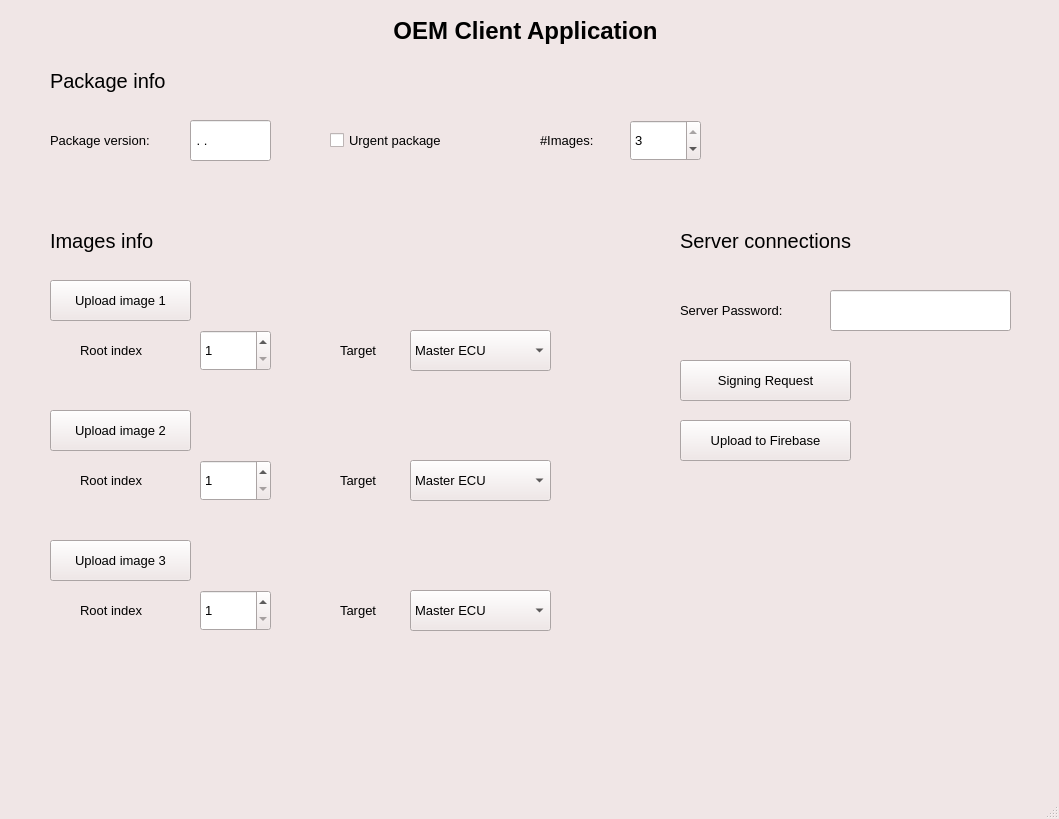
<?xml version="1.0" encoding="UTF-8"?>
<ui version="4.0">
 <class>MainWindow</class>
 <widget class="QMainWindow" name="MainWindow">
  <property name="geometry">
   <rect>
    <x>0</x>
    <y>0</y>
    <width>1059</width>
    <height>819</height>
   </rect>
  </property>
  <property name="palette">
   <palette>
    <active>
     <colorrole role="WindowText">
      <brush brushstyle="SolidPattern">
       <color alpha="255">
        <red>0</red>
        <green>0</green>
        <blue>0</blue>
       </color>
      </brush>
     </colorrole>
     <colorrole role="Button">
      <brush brushstyle="SolidPattern">
       <color alpha="255">
        <red>240</red>
        <green>230</green>
        <blue>230</blue>
       </color>
      </brush>
     </colorrole>
     <colorrole role="Light">
      <brush brushstyle="SolidPattern">
       <color alpha="255">
        <red>255</red>
        <green>255</green>
        <blue>255</blue>
       </color>
      </brush>
     </colorrole>
     <colorrole role="Midlight">
      <brush brushstyle="SolidPattern">
       <color alpha="255">
        <red>247</red>
        <green>242</green>
        <blue>242</blue>
       </color>
      </brush>
     </colorrole>
     <colorrole role="Dark">
      <brush brushstyle="SolidPattern">
       <color alpha="255">
        <red>120</red>
        <green>115</green>
        <blue>115</blue>
       </color>
      </brush>
     </colorrole>
     <colorrole role="Mid">
      <brush brushstyle="SolidPattern">
       <color alpha="255">
        <red>160</red>
        <green>153</green>
        <blue>153</blue>
       </color>
      </brush>
     </colorrole>
     <colorrole role="Text">
      <brush brushstyle="SolidPattern">
       <color alpha="255">
        <red>0</red>
        <green>0</green>
        <blue>0</blue>
       </color>
      </brush>
     </colorrole>
     <colorrole role="BrightText">
      <brush brushstyle="SolidPattern">
       <color alpha="255">
        <red>255</red>
        <green>255</green>
        <blue>255</blue>
       </color>
      </brush>
     </colorrole>
     <colorrole role="ButtonText">
      <brush brushstyle="SolidPattern">
       <color alpha="255">
        <red>0</red>
        <green>0</green>
        <blue>0</blue>
       </color>
      </brush>
     </colorrole>
     <colorrole role="Base">
      <brush brushstyle="SolidPattern">
       <color alpha="255">
        <red>255</red>
        <green>255</green>
        <blue>255</blue>
       </color>
      </brush>
     </colorrole>
     <colorrole role="Window">
      <brush brushstyle="SolidPattern">
       <color alpha="255">
        <red>240</red>
        <green>230</green>
        <blue>230</blue>
       </color>
      </brush>
     </colorrole>
     <colorrole role="Shadow">
      <brush brushstyle="SolidPattern">
       <color alpha="255">
        <red>0</red>
        <green>0</green>
        <blue>0</blue>
       </color>
      </brush>
     </colorrole>
     <colorrole role="AlternateBase">
      <brush brushstyle="SolidPattern">
       <color alpha="255">
        <red>247</red>
        <green>242</green>
        <blue>242</blue>
       </color>
      </brush>
     </colorrole>
     <colorrole role="ToolTipBase">
      <brush brushstyle="SolidPattern">
       <color alpha="255">
        <red>255</red>
        <green>255</green>
        <blue>220</blue>
       </color>
      </brush>
     </colorrole>
     <colorrole role="ToolTipText">
      <brush brushstyle="SolidPattern">
       <color alpha="255">
        <red>0</red>
        <green>0</green>
        <blue>0</blue>
       </color>
      </brush>
     </colorrole>
     <colorrole role="PlaceholderText">
      <brush brushstyle="SolidPattern">
       <color alpha="128">
        <red>0</red>
        <green>0</green>
        <blue>0</blue>
       </color>
      </brush>
     </colorrole>
    </active>
    <inactive>
     <colorrole role="WindowText">
      <brush brushstyle="SolidPattern">
       <color alpha="255">
        <red>0</red>
        <green>0</green>
        <blue>0</blue>
       </color>
      </brush>
     </colorrole>
     <colorrole role="Button">
      <brush brushstyle="SolidPattern">
       <color alpha="255">
        <red>240</red>
        <green>230</green>
        <blue>230</blue>
       </color>
      </brush>
     </colorrole>
     <colorrole role="Light">
      <brush brushstyle="SolidPattern">
       <color alpha="255">
        <red>255</red>
        <green>255</green>
        <blue>255</blue>
       </color>
      </brush>
     </colorrole>
     <colorrole role="Midlight">
      <brush brushstyle="SolidPattern">
       <color alpha="255">
        <red>247</red>
        <green>242</green>
        <blue>242</blue>
       </color>
      </brush>
     </colorrole>
     <colorrole role="Dark">
      <brush brushstyle="SolidPattern">
       <color alpha="255">
        <red>120</red>
        <green>115</green>
        <blue>115</blue>
       </color>
      </brush>
     </colorrole>
     <colorrole role="Mid">
      <brush brushstyle="SolidPattern">
       <color alpha="255">
        <red>160</red>
        <green>153</green>
        <blue>153</blue>
       </color>
      </brush>
     </colorrole>
     <colorrole role="Text">
      <brush brushstyle="SolidPattern">
       <color alpha="255">
        <red>0</red>
        <green>0</green>
        <blue>0</blue>
       </color>
      </brush>
     </colorrole>
     <colorrole role="BrightText">
      <brush brushstyle="SolidPattern">
       <color alpha="255">
        <red>255</red>
        <green>255</green>
        <blue>255</blue>
       </color>
      </brush>
     </colorrole>
     <colorrole role="ButtonText">
      <brush brushstyle="SolidPattern">
       <color alpha="255">
        <red>0</red>
        <green>0</green>
        <blue>0</blue>
       </color>
      </brush>
     </colorrole>
     <colorrole role="Base">
      <brush brushstyle="SolidPattern">
       <color alpha="255">
        <red>255</red>
        <green>255</green>
        <blue>255</blue>
       </color>
      </brush>
     </colorrole>
     <colorrole role="Window">
      <brush brushstyle="SolidPattern">
       <color alpha="255">
        <red>240</red>
        <green>230</green>
        <blue>230</blue>
       </color>
      </brush>
     </colorrole>
     <colorrole role="Shadow">
      <brush brushstyle="SolidPattern">
       <color alpha="255">
        <red>0</red>
        <green>0</green>
        <blue>0</blue>
       </color>
      </brush>
     </colorrole>
     <colorrole role="AlternateBase">
      <brush brushstyle="SolidPattern">
       <color alpha="255">
        <red>247</red>
        <green>242</green>
        <blue>242</blue>
       </color>
      </brush>
     </colorrole>
     <colorrole role="ToolTipBase">
      <brush brushstyle="SolidPattern">
       <color alpha="255">
        <red>255</red>
        <green>255</green>
        <blue>220</blue>
       </color>
      </brush>
     </colorrole>
     <colorrole role="ToolTipText">
      <brush brushstyle="SolidPattern">
       <color alpha="255">
        <red>0</red>
        <green>0</green>
        <blue>0</blue>
       </color>
      </brush>
     </colorrole>
     <colorrole role="PlaceholderText">
      <brush brushstyle="SolidPattern">
       <color alpha="128">
        <red>0</red>
        <green>0</green>
        <blue>0</blue>
       </color>
      </brush>
     </colorrole>
    </inactive>
    <disabled>
     <colorrole role="WindowText">
      <brush brushstyle="SolidPattern">
       <color alpha="255">
        <red>120</red>
        <green>115</green>
        <blue>115</blue>
       </color>
      </brush>
     </colorrole>
     <colorrole role="Button">
      <brush brushstyle="SolidPattern">
       <color alpha="255">
        <red>240</red>
        <green>230</green>
        <blue>230</blue>
       </color>
      </brush>
     </colorrole>
     <colorrole role="Light">
      <brush brushstyle="SolidPattern">
       <color alpha="255">
        <red>255</red>
        <green>255</green>
        <blue>255</blue>
       </color>
      </brush>
     </colorrole>
     <colorrole role="Midlight">
      <brush brushstyle="SolidPattern">
       <color alpha="255">
        <red>247</red>
        <green>242</green>
        <blue>242</blue>
       </color>
      </brush>
     </colorrole>
     <colorrole role="Dark">
      <brush brushstyle="SolidPattern">
       <color alpha="255">
        <red>120</red>
        <green>115</green>
        <blue>115</blue>
       </color>
      </brush>
     </colorrole>
     <colorrole role="Mid">
      <brush brushstyle="SolidPattern">
       <color alpha="255">
        <red>160</red>
        <green>153</green>
        <blue>153</blue>
       </color>
      </brush>
     </colorrole>
     <colorrole role="Text">
      <brush brushstyle="SolidPattern">
       <color alpha="255">
        <red>120</red>
        <green>115</green>
        <blue>115</blue>
       </color>
      </brush>
     </colorrole>
     <colorrole role="BrightText">
      <brush brushstyle="SolidPattern">
       <color alpha="255">
        <red>255</red>
        <green>255</green>
        <blue>255</blue>
       </color>
      </brush>
     </colorrole>
     <colorrole role="ButtonText">
      <brush brushstyle="SolidPattern">
       <color alpha="255">
        <red>120</red>
        <green>115</green>
        <blue>115</blue>
       </color>
      </brush>
     </colorrole>
     <colorrole role="Base">
      <brush brushstyle="SolidPattern">
       <color alpha="255">
        <red>240</red>
        <green>230</green>
        <blue>230</blue>
       </color>
      </brush>
     </colorrole>
     <colorrole role="Window">
      <brush brushstyle="SolidPattern">
       <color alpha="255">
        <red>240</red>
        <green>230</green>
        <blue>230</blue>
       </color>
      </brush>
     </colorrole>
     <colorrole role="Shadow">
      <brush brushstyle="SolidPattern">
       <color alpha="255">
        <red>0</red>
        <green>0</green>
        <blue>0</blue>
       </color>
      </brush>
     </colorrole>
     <colorrole role="AlternateBase">
      <brush brushstyle="SolidPattern">
       <color alpha="255">
        <red>240</red>
        <green>230</green>
        <blue>230</blue>
       </color>
      </brush>
     </colorrole>
     <colorrole role="ToolTipBase">
      <brush brushstyle="SolidPattern">
       <color alpha="255">
        <red>255</red>
        <green>255</green>
        <blue>220</blue>
       </color>
      </brush>
     </colorrole>
     <colorrole role="ToolTipText">
      <brush brushstyle="SolidPattern">
       <color alpha="255">
        <red>0</red>
        <green>0</green>
        <blue>0</blue>
       </color>
      </brush>
     </colorrole>
     <colorrole role="PlaceholderText">
      <brush brushstyle="SolidPattern">
       <color alpha="128">
        <red>0</red>
        <green>0</green>
        <blue>0</blue>
       </color>
      </brush>
     </colorrole>
    </disabled>
   </palette>
  </property>
  <property name="font">
   <font>
    <pointsize>10</pointsize>
   </font>
  </property>
  <property name="windowTitle">
   <string>OTA-Application</string>
  </property>
  <widget class="QWidget" name="centralwidget">
   <widget class="QLabel" name="header">
    <property name="geometry">
     <rect>
      <x>10</x>
      <y>10</y>
      <width>1031</width>
      <height>41</height>
     </rect>
    </property>
    <property name="font">
     <font>
      <pointsize>18</pointsize>
      <weight>75</weight>
      <bold>true</bold>
     </font>
    </property>
    <property name="text">
     <string>OEM Client Application</string>
    </property>
    <property name="alignment">
     <set>Qt::AlignCenter</set>
    </property>
   </widget>
   <widget class="QLabel" name="label">
    <property name="geometry">
     <rect>
      <x>50</x>
      <y>130</y>
      <width>131</width>
      <height>21</height>
     </rect>
    </property>
    <property name="font">
     <font>
      <pointsize>10</pointsize>
     </font>
    </property>
    <property name="text">
     <string>Package version:</string>
    </property>
   </widget>
   <widget class="QCheckBox" name="urgency">
    <property name="geometry">
     <rect>
      <x>330</x>
      <y>120</y>
      <width>141</width>
      <height>41</height>
     </rect>
    </property>
    <property name="text">
     <string>Urgent package</string>
    </property>
   </widget>
   <widget class="QPushButton" name="image_file_1">
    <property name="geometry">
     <rect>
      <x>50</x>
      <y>280</y>
      <width>141</width>
      <height>41</height>
     </rect>
    </property>
    <property name="text">
     <string>Upload image 1</string>
    </property>
   </widget>
   <widget class="QLabel" name="image_path_1">
    <property name="geometry">
     <rect>
      <x>200</x>
      <y>280</y>
      <width>351</width>
      <height>41</height>
     </rect>
    </property>
    <property name="font">
     <font>
      <pointsize>8</pointsize>
     </font>
    </property>
    <property name="text">
     <string/>
    </property>
   </widget>
   <widget class="QLabel" name="label_6">
    <property name="geometry">
     <rect>
      <x>80</x>
      <y>340</y>
      <width>91</width>
      <height>21</height>
     </rect>
    </property>
    <property name="font">
     <font>
      <pointsize>10</pointsize>
     </font>
    </property>
    <property name="text">
     <string>Root index</string>
    </property>
   </widget>
   <widget class="QSpinBox" name="image_root_index_1">
    <property name="geometry">
     <rect>
      <x>200</x>
      <y>330</y>
      <width>71</width>
      <height>41</height>
     </rect>
    </property>
    <property name="minimum">
     <number>1</number>
    </property>
    <property name="maximum">
     <number>2</number>
    </property>
    <property name="value">
     <number>1</number>
    </property>
   </widget>
   <widget class="QComboBox" name="image_target_1">
    <property name="geometry">
     <rect>
      <x>410</x>
      <y>330</y>
      <width>141</width>
      <height>41</height>
     </rect>
    </property>
    <item>
     <property name="text">
      <string>Master ECU</string>
     </property>
    </item>
    <item>
     <property name="text">
      <string>Target 1</string>
     </property>
    </item>
    <item>
     <property name="text">
      <string>Target 2</string>
     </property>
    </item>
   </widget>
   <widget class="QLabel" name="label_8">
    <property name="geometry">
     <rect>
      <x>340</x>
      <y>340</y>
      <width>61</width>
      <height>21</height>
     </rect>
    </property>
    <property name="font">
     <font>
      <pointsize>10</pointsize>
     </font>
    </property>
    <property name="text">
     <string>Target</string>
    </property>
   </widget>
   <widget class="QLabel" name="label_9">
    <property name="geometry">
     <rect>
      <x>80</x>
      <y>470</y>
      <width>91</width>
      <height>21</height>
     </rect>
    </property>
    <property name="font">
     <font>
      <pointsize>10</pointsize>
     </font>
    </property>
    <property name="text">
     <string>Root index</string>
    </property>
   </widget>
   <widget class="QComboBox" name="image_target_2">
    <property name="geometry">
     <rect>
      <x>410</x>
      <y>460</y>
      <width>141</width>
      <height>41</height>
     </rect>
    </property>
    <item>
     <property name="text">
      <string>Master ECU</string>
     </property>
    </item>
    <item>
     <property name="text">
      <string>Target 1</string>
     </property>
    </item>
    <item>
     <property name="text">
      <string>Target 2</string>
     </property>
    </item>
   </widget>
   <widget class="QLabel" name="image_path_2">
    <property name="geometry">
     <rect>
      <x>200</x>
      <y>410</y>
      <width>351</width>
      <height>41</height>
     </rect>
    </property>
    <property name="font">
     <font>
      <pointsize>8</pointsize>
     </font>
    </property>
    <property name="text">
     <string/>
    </property>
   </widget>
   <widget class="QLabel" name="label_10">
    <property name="geometry">
     <rect>
      <x>340</x>
      <y>470</y>
      <width>61</width>
      <height>21</height>
     </rect>
    </property>
    <property name="font">
     <font>
      <pointsize>10</pointsize>
     </font>
    </property>
    <property name="text">
     <string>Target</string>
    </property>
   </widget>
   <widget class="QSpinBox" name="image_root_index_2">
    <property name="geometry">
     <rect>
      <x>200</x>
      <y>460</y>
      <width>71</width>
      <height>41</height>
     </rect>
    </property>
    <property name="minimum">
     <number>1</number>
    </property>
    <property name="maximum">
     <number>2</number>
    </property>
    <property name="value">
     <number>1</number>
    </property>
   </widget>
   <widget class="QPushButton" name="image_file_2">
    <property name="geometry">
     <rect>
      <x>50</x>
      <y>410</y>
      <width>141</width>
      <height>41</height>
     </rect>
    </property>
    <property name="text">
     <string>Upload image 2</string>
    </property>
   </widget>
   <widget class="QLabel" name="label_12">
    <property name="geometry">
     <rect>
      <x>340</x>
      <y>600</y>
      <width>61</width>
      <height>21</height>
     </rect>
    </property>
    <property name="font">
     <font>
      <pointsize>10</pointsize>
     </font>
    </property>
    <property name="text">
     <string>Target</string>
    </property>
   </widget>
   <widget class="QPushButton" name="image_file_3">
    <property name="geometry">
     <rect>
      <x>50</x>
      <y>540</y>
      <width>141</width>
      <height>41</height>
     </rect>
    </property>
    <property name="text">
     <string>Upload image 3</string>
    </property>
   </widget>
   <widget class="QLabel" name="label_14">
    <property name="geometry">
     <rect>
      <x>80</x>
      <y>600</y>
      <width>91</width>
      <height>21</height>
     </rect>
    </property>
    <property name="font">
     <font>
      <pointsize>10</pointsize>
     </font>
    </property>
    <property name="text">
     <string>Root index</string>
    </property>
   </widget>
   <widget class="QComboBox" name="image_target_3">
    <property name="geometry">
     <rect>
      <x>410</x>
      <y>590</y>
      <width>141</width>
      <height>41</height>
     </rect>
    </property>
    <item>
     <property name="text">
      <string>Master ECU</string>
     </property>
    </item>
    <item>
     <property name="text">
      <string>Target 1</string>
     </property>
    </item>
    <item>
     <property name="text">
      <string>Target 2</string>
     </property>
    </item>
   </widget>
   <widget class="QSpinBox" name="image_root_index_3">
    <property name="geometry">
     <rect>
      <x>200</x>
      <y>590</y>
      <width>71</width>
      <height>41</height>
     </rect>
    </property>
    <property name="minimum">
     <number>1</number>
    </property>
    <property name="maximum">
     <number>2</number>
    </property>
    <property name="value">
     <number>1</number>
    </property>
   </widget>
   <widget class="QLabel" name="image_path_3">
    <property name="geometry">
     <rect>
      <x>200</x>
      <y>540</y>
      <width>351</width>
      <height>41</height>
     </rect>
    </property>
    <property name="font">
     <font>
      <pointsize>8</pointsize>
     </font>
    </property>
    <property name="text">
     <string/>
    </property>
   </widget>
   <widget class="QLabel" name="label_2">
    <property name="geometry">
     <rect>
      <x>540</x>
      <y>130</y>
      <width>81</width>
      <height>21</height>
     </rect>
    </property>
    <property name="font">
     <font>
      <pointsize>10</pointsize>
     </font>
    </property>
    <property name="text">
     <string>#Images:</string>
    </property>
   </widget>
   <widget class="QSpinBox" name="n_images">
    <property name="geometry">
     <rect>
      <x>630</x>
      <y>120</y>
      <width>71</width>
      <height>41</height>
     </rect>
    </property>
    <property name="minimum">
     <number>1</number>
    </property>
    <property name="maximum">
     <number>3</number>
    </property>
    <property name="value">
     <number>3</number>
    </property>
   </widget>
   <widget class="QPushButton" name="upload">
    <property name="geometry">
     <rect>
      <x>680</x>
      <y>420</y>
      <width>171</width>
      <height>41</height>
     </rect>
    </property>
    <property name="text">
     <string>Upload to Firebase</string>
    </property>
   </widget>
   <widget class="QLabel" name="error_msg">
    <property name="geometry">
     <rect>
      <x>20</x>
      <y>680</y>
      <width>1021</width>
      <height>61</height>
     </rect>
    </property>
    <property name="font">
     <font>
      <pointsize>11</pointsize>
     </font>
    </property>
    <property name="text">
     <string/>
    </property>
    <property name="alignment">
     <set>Qt::AlignCenter</set>
    </property>
   </widget>
   <widget class="QLabel" name="label_15">
    <property name="geometry">
     <rect>
      <x>50</x>
      <y>60</y>
      <width>171</width>
      <height>41</height>
     </rect>
    </property>
    <property name="font">
     <font>
      <pointsize>15</pointsize>
      <weight>50</weight>
      <bold>false</bold>
     </font>
    </property>
    <property name="text">
     <string>Package info</string>
    </property>
   </widget>
   <widget class="QLabel" name="label_16">
    <property name="geometry">
     <rect>
      <x>50</x>
      <y>220</y>
      <width>171</width>
      <height>41</height>
     </rect>
    </property>
    <property name="font">
     <font>
      <pointsize>15</pointsize>
      <weight>50</weight>
      <bold>false</bold>
     </font>
    </property>
    <property name="text">
     <string>Images info</string>
    </property>
   </widget>
   <widget class="QLineEdit" name="version">
    <property name="geometry">
     <rect>
      <x>190</x>
      <y>120</y>
      <width>81</width>
      <height>41</height>
     </rect>
    </property>
    <property name="inputMask">
     <string>0.0.0</string>
    </property>
   </widget>
   <widget class="QLineEdit" name="server_password">
    <property name="geometry">
     <rect>
      <x>830</x>
      <y>290</y>
      <width>181</width>
      <height>41</height>
     </rect>
    </property>
    <property name="frame">
     <bool>true</bool>
    </property>
    <property name="echoMode">
     <enum>QLineEdit::Password</enum>
    </property>
   </widget>
   <widget class="QLabel" name="label_7">
    <property name="geometry">
     <rect>
      <x>680</x>
      <y>290</y>
      <width>131</width>
      <height>41</height>
     </rect>
    </property>
    <property name="font">
     <font>
      <pointsize>10</pointsize>
     </font>
    </property>
    <property name="text">
     <string>Server Password:</string>
    </property>
   </widget>
   <widget class="QPushButton" name="sgin">
    <property name="geometry">
     <rect>
      <x>680</x>
      <y>360</y>
      <width>171</width>
      <height>41</height>
     </rect>
    </property>
    <property name="text">
     <string>Signing Request</string>
    </property>
   </widget>
   <widget class="QLabel" name="label_17">
    <property name="geometry">
     <rect>
      <x>680</x>
      <y>220</y>
      <width>291</width>
      <height>41</height>
     </rect>
    </property>
    <property name="font">
     <font>
      <pointsize>15</pointsize>
      <weight>50</weight>
      <bold>false</bold>
     </font>
    </property>
    <property name="text">
     <string>Server connections</string>
    </property>
   </widget>
  </widget>
  <widget class="QMenuBar" name="menubar">
   <property name="geometry">
    <rect>
     <x>0</x>
     <y>0</y>
     <width>1059</width>
     <height>29</height>
    </rect>
   </property>
  </widget>
  <widget class="QStatusBar" name="statusbar"/>
 </widget>
 <resources/>
 <connections/>
</ui>
